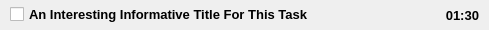
<?xml version="1.0" encoding="UTF-8"?>
<ui version="4.0">
 <class>Form</class>
 <widget class="QWidget" name="Form">
  <property name="enabled">
   <bool>true</bool>
  </property>
  <property name="geometry">
   <rect>
    <x>0</x>
    <y>0</y>
    <width>489</width>
    <height>30</height>
   </rect>
  </property>
  <property name="windowTitle">
   <string>Form</string>
  </property>
  <property name="styleSheet">
   <string notr="true"/>
  </property>
  <layout class="QHBoxLayout" name="horizontalLayout">
   <property name="spacing">
    <number>0</number>
   </property>
   <property name="leftMargin">
    <number>10</number>
   </property>
   <property name="topMargin">
    <number>0</number>
   </property>
   <property name="rightMargin">
    <number>10</number>
   </property>
   <property name="bottomMargin">
    <number>0</number>
   </property>
   <item>
    <widget class="QCheckBox" name="CheckBox">
     <property name="font">
      <font>
       <pointsize>10</pointsize>
       <bold>true</bold>
      </font>
     </property>
     <property name="styleSheet">
      <string notr="true"/>
     </property>
     <property name="text">
      <string>An Interesting Informative Title For This Task</string>
     </property>
    </widget>
   </item>
   <item>
    <widget class="QLabel" name="StartTime">
     <property name="maximumSize">
      <size>
       <width>70</width>
       <height>16777215</height>
      </size>
     </property>
     <property name="font">
      <font>
       <pointsize>10</pointsize>
       <bold>true</bold>
      </font>
     </property>
     <property name="styleSheet">
      <string notr="true">background-color: rgba(255, 255, 255, 0);</string>
     </property>
     <property name="frameShape">
      <enum>QFrame::Shape::NoFrame</enum>
     </property>
     <property name="lineWidth">
      <number>0</number>
     </property>
     <property name="text">
      <string>01:30</string>
     </property>
     <property name="scaledContents">
      <bool>true</bool>
     </property>
     <property name="alignment">
      <set>Qt::AlignmentFlag::AlignRight|Qt::AlignmentFlag::AlignTrailing|Qt::AlignmentFlag::AlignVCenter</set>
     </property>
     <property name="indent">
      <number>0</number>
     </property>
    </widget>
   </item>
  </layout>
 </widget>
 <resources/>
 <connections/>
</ui>
